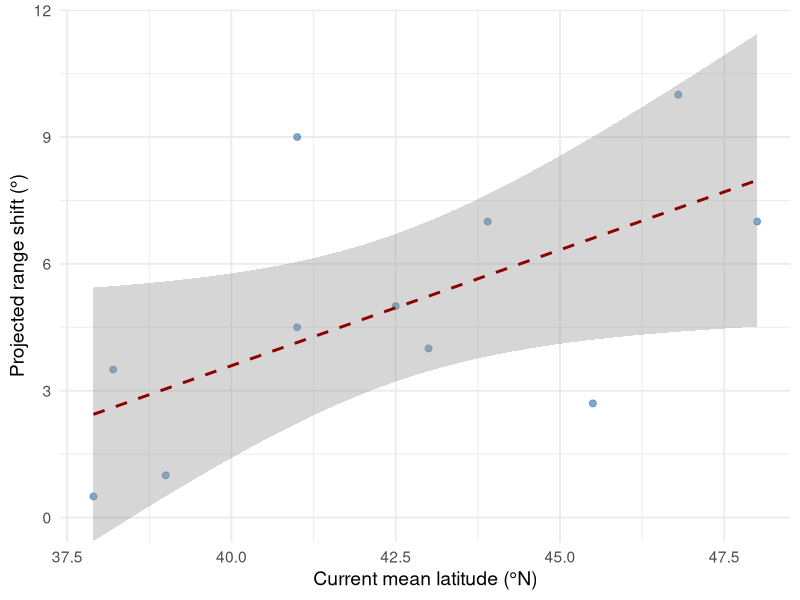

R code for this plot:
# -------------------------------------------------------
# Author: Ryan Hull
# Date: October 2025
# Purpose: make simple graph for visualization of project 
# -------------------------------------------------------

# 1. Libraries
library(ggplot2)
library(ggpubr)

# 2. Plotting
rm(list=ls())

df <- data.frame(
  
  Species = c("Ambystoma jeffersonianum", "Ambystoma gracile",
               "Ambystoma laterale", "Desmognathus ochrophaeus" ,"Ambystoma maculatum", "Ambystoma macrodactylum",
               "Ambystoma mavortium", "Ambystoma texanum", "Ambystoma tigrinum","Eurycea bislineata",
              "Hemidactylium scutatum"),
  Current_mean_latitude = c(37.9, 38.2, 39, 41, 42.5, 43, 43.9, 46.8, 48,45.5,41),
  Change_in_mean = c(0.5,3.5,1,9,5,4,7,10,7,2.7,4.5),
  stringsAsFactors = FALSE
)


plot <- ggplot(data=df, aes(x=Current_mean_latitude, y=Change_in_mean)) +
  geom_point(color="steelblue",size=2,alpha=0.7) +
  geom_smooth(method="lm",se=TRUE, color="darkred",linetype="dashed", linewidth=1) +
  labs(
    x = "Current mean latitude (°N)",
    y = "Projected range shift (°)" ) +
  coord_cartesian(ylim = c(0, NA)) +
  theme_minimal(base_size = 14)
      
plot

lm <- lm(Change_in_mean ~ Current_mean_latitude, data=df)
summary(lm)
